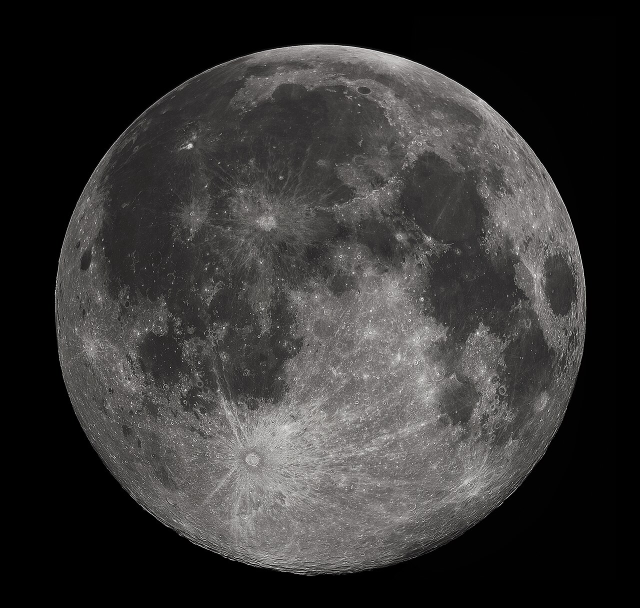
#> input picture website/assets/full-moon.jpg, 1280 x 1216 px (shown at 1/2 size)
$ python build-website-art.py --fern-source ../website/assets/full-moon.jpg
#> lines starting #> are read from the running program, lines starting #| are printed output that depends on the picture
"""Build the website's three-tone lunar garden images from credited source art.

Uses Pillow and NumPy from the project environment. No network access:
    python scripts/build-website-art.py --fern-source path/to/Haeckel_Filicinae_92.webp

The photographic moon is already tracked in website/assets/full-moon.jpg.
Source credits and the derivative artwork license live in assets/art/NOTICE.txt.
"""

from __future__ import annotations

import argparse
from pathlib import Path

import numpy as np
from PIL import Image, ImageDraw, ImageFilter, ImageOps

ROOT = Path(__file__).resolve().parents[1]
OUTPUT = ROOT / "website" / "assets" / "art"
BAYER = np.array(
    [[0, 8, 2, 10], [12, 4, 14, 6], [3, 11, 1, 9], [15, 7, 13, 5]],
    dtype=np.float32,
) / 16 - 0.5
PALETTES = {
    "dark": [(11, 16, 24), (37, 61, 94), (137, 177, 232)],
    "light": [(246, 248, 252), (171, 194, 225), (45, 84, 142)],
}
# Logical sizes become two-pixel print grains in the exported raster images.
SCENES = {
    "hero": ((480, 320), (0.64, 0.41), 0.77, 0.43, (0.5, 0.65)),
    "docs": ((540, 150), (0.79, 0.38), 1.25, 0.12, (0.5, 0.65)),
    "footer": ((720, 300), (0.72, 0.39), 0.88, 0.18, (0.5, 0.72)),
    "core": ((320, 200), (0.65, 0.43), 0.9, 0.42, (0.2, 0.6)),
    "recall": ((320, 200), (0.57, 0.45), 1.3, 0.6, (0.7, 0.6)),
    "store": ((320, 200), (0.64, 0.43), 0.88, 0.25, (0.5, 0.85)),
    "closing": ((600, 180), (0.77, 0.4), 1.15, 0.18, (0.4, 0.7)),
}


def _load_moon() -> Image.Image:
    with Image.open(ROOT / "website" / "assets" / "full-moon.jpg") as source:
        moon = source.convert("L")
    bounds = moon.point(lambda value: 255 if value > 18 else 0).getbbox()
    if bounds is None:
        raise ValueError("Moon source contains no visible lunar surface")
    return ImageOps.autocontrast(moon.crop(bounds), cutoff=1)


def _compose(
    moon: Image.Image,
    forest: Image.Image,
    size: tuple[int, int],
    position: tuple[float, float],
    diameter_ratio: float,
    foreground_start: float,
    forest_center: tuple[float, float],
) -> np.ndarray:
    width, height = size
    foliage = ImageOps.fit(forest, size, Image.Resampling.LANCZOS, centering=forest_center)
    foliage = ImageOps.autocontrast(foliage, cutoff=2).filter(
        ImageFilter.UnsharpMask(radius=1, percent=100, threshold=3)
    )
    leaves = np.asarray(foliage, dtype=np.float32) / 255
    diameter = int(height * diameter_ratio)
    center_x, center_y = int(width * position[0]), int(height * position[1])
    left, top = center_x - diameter // 2, center_y - diameter // 2
    layer = Image.new("L", size)
    layer.paste(moon.resize((diameter, diameter), Image.Resampling.LANCZOS), (left, top))
    mask = Image.new("L", size)
    ImageDraw.Draw(mask).ellipse((left, top, left + diameter, top + diameter), fill=255)
    # Solid night sky: no procedural noise masquerading as photographic detail.
    night = np.where(np.asarray(mask) > 0, np.asarray(layer, dtype=np.float32) / 255, 0)
    vertical = np.arange(height, dtype=np.float32)[:, None] / height
    foreground = np.clip((vertical - foreground_start) / (1 - foreground_start), 0, 1)
    return np.clip(night * (1 - foreground) + leaves * foreground, 0, 1)


def _dither(luminance: np.ndarray, colors: list[tuple[int, int, int]]) -> Image.Image:
    height, width = luminance.shape
    threshold = np.tile(BAYER, (height // 4 + 1, width // 4 + 1))[:height, :width]
    levels = np.clip(np.floor(np.power(luminance, 1.12) * 2 + threshold + 0.5), 0, 2)
    image = Image.fromarray(levels.astype(np.uint8)).convert("P")
    palette = [channel for color in colors for channel in color]
    image.putpalette(palette + [0] * (768 - len(palette)))
    return image.resize((width * 2, height * 2), Image.Resampling.NEAREST)


def main() -> None:
    """Generate theme-specific assets without changing source photographs."""
    parser = argparse.ArgumentParser(description=__doc__)
    parser.add_argument("--fern-source", type=Path, required=True)
    args = parser.parse_args()
    if not args.fern_source.is_file():
        parser.error("--fern-source must name the credited Filicinae 92 source image")
    with Image.open(args.fern_source) as source:
#> source is the input picture: PIL image 1280x1216 RGB; mean R, G, B 53.6, 52.4, 51.6
        forest = source.convert("L")
    forest = forest.crop((0, int(forest.height * 0.26), forest.width, int(forest.height * 0.98)))
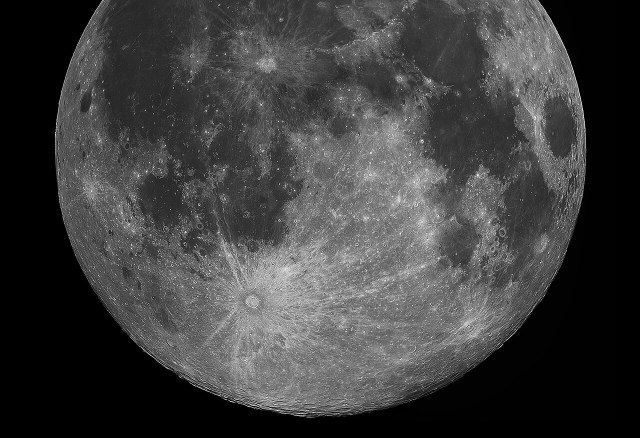
#> forest: PIL image 1280x875 L (shown at 1/2 size); min 0, max 255, mean 62.5
    moon = _load_moon()
#> in _load_moon, `bounds = moon.point(lambda value: 255 if value > 18 else 0).getbbox()`: bounds = (109, 86, 1173, 1152)
#> in _load_moon, `return ImageOps.autocontrast(moon.crop(bounds), cutoff=1)`:
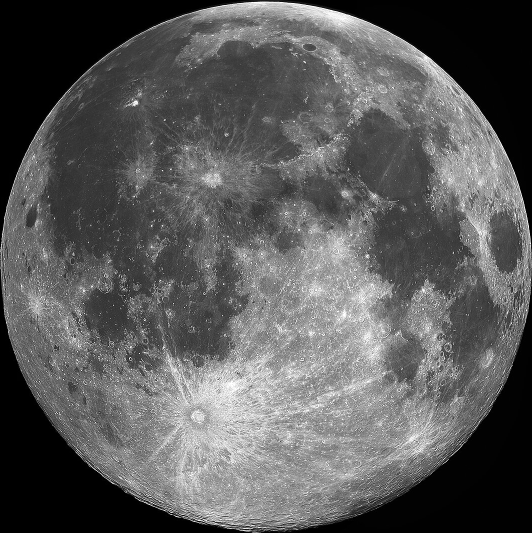
#> returned value: PIL image 1064x1066 L (shown at 1/2 size); min 0, max 255, mean 90.8
    OUTPUT.mkdir(parents=True, exist_ok=True)
    for name, settings in SCENES.items():
        luminance = _compose(moon, forest, *settings)
        for theme, colors in PALETTES.items():
            path = OUTPUT / f"lunar-{name}-{theme}.png"
            image = _dither(luminance, colors)
            image.save(path, optimize=True, bits=2)
            print(f"{path.relative_to(ROOT)}: {image.width} x {image.height}")
#> this loop made 7 passes
#> (diameter in _compose, center_x in _compose, center_y in _compose, left in _compose, top in _compose) on passes 2 to 7: (187, 426, 57, 333, -36), (264, 518, 117, 386, -15), (180, 208, 86, 118, -4), (260, 182, 90, 52, -40), (176, 204, 86, 116, -2), (206, 462, 72, 359, -31)
#> pass 1, in _compose, `foliage = ImageOps.fit(forest, size, Image.Resampling.LANCZOS, centeri..`:
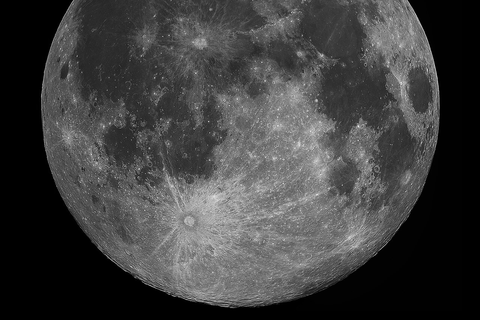
#> foliage: PIL image 480x320 L; min 0, max 244, mean 63.3
#> pass 1, in _compose, `foliage = ImageOps.autocontrast(foliage, cutoff=2).filter( ImageFilter..`:
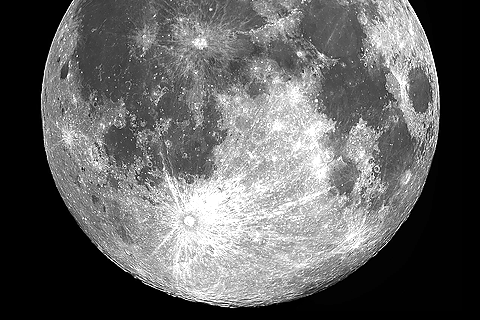
#> foliage: PIL image 480x320 L; min 0, max 255, mean 99.3
#> after the loop:
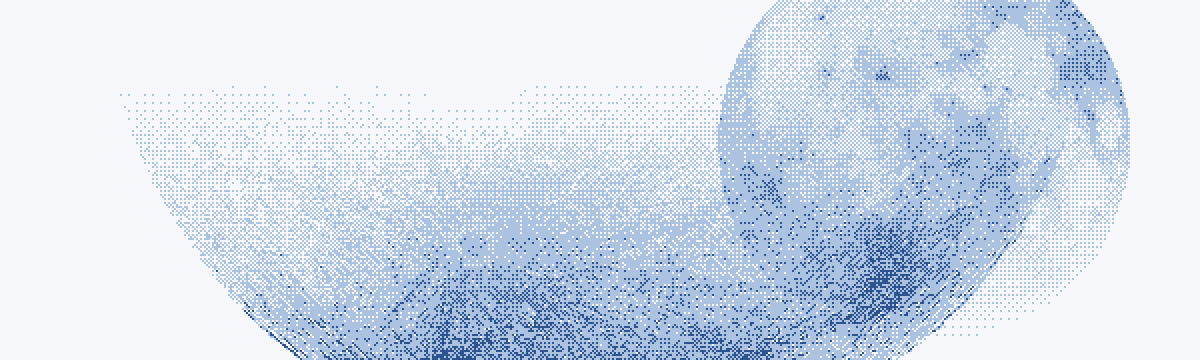
#> image: PIL image 1200x360 P; mean R, G, B 210.9, 221.9, 237.8
#> after the loop:
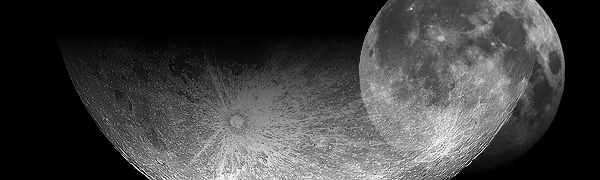
#> luminance: shape (180, 600) float32; min 0, max 1, mean 0.253


if __name__ == "__main__":
    main()
